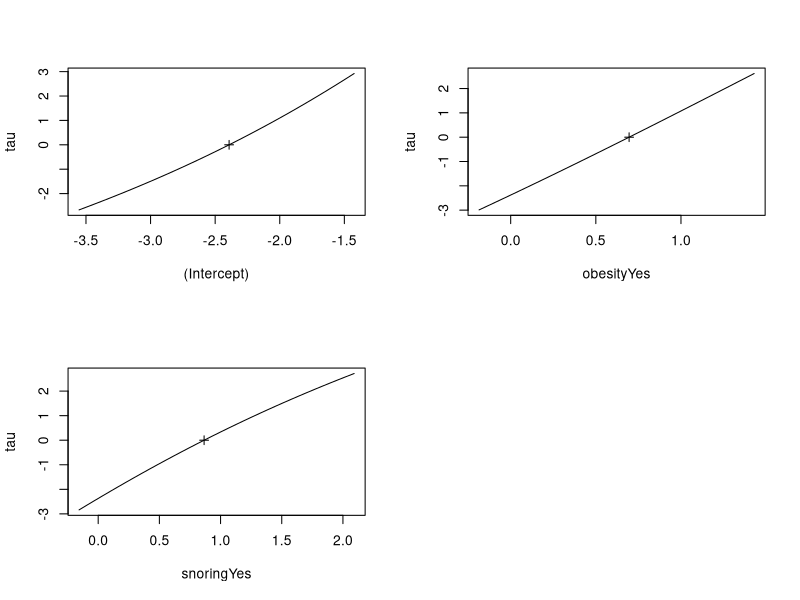

The R script that drew this image:
## ---- chunk 1

no.yes <- c("No","Yes")
smoking <- gl(2,1,8,no.yes)
obesity <- gl(2,2,8,no.yes)
snoring <- gl(2,4,8,no.yes)
n.tot <- c(60,17,8,2,187,85,51,23)
n.hyp <- c(5,2,1,0,35,13,15,8)
data.frame(smoking,obesity,snoring,n.tot,n.hyp)


## ---- chunk 2
hyp.tbl <- cbind(n.hyp,n.tot-n.hyp)
hyp.tbl
## ---- chunk 3
glm(hyp.tbl~smoking+obesity+snoring,family=binomial("logit"))

## ---- chunk 4
glm(hyp.tbl~smoking+obesity+snoring,binomial)

## ---- chunk 5

prop.hyp <- n.hyp/n.tot
glm.hyp <- glm(prop.hyp~smoking+obesity+snoring,binomial,weights=n.tot)
glm.hyp

## ---- chunk 6

summary(glm.hyp)

## ---- chunk 7

summary(glm.hyp, corr = T)

## ---- chunk 8

glm.hyp <- glm(hyp.tbl~obesity+snoring,binomial)
summary(glm.hyp)

## ---- chunk 9
glm.hyp <- glm(hyp.tbl~smoking+obesity+snoring,binomial)
anova(glm.hyp, test="Chisq")


## ---- chunk 10

glm.hyp <- glm(hyp.tbl~obesity+snoring,binomial)
anova(glm.hyp, test="Chisq")

## ---- chunk 11
glm.hyp <- glm(hyp.tbl~obesity+snoring,binomial)
anova(glm.hyp, test="Chisq")
## ---- chunk 12
drop1(glm.hyp, test="Chisq")
## ---- chunk 13
confint(glm.hyp)
## ---- chunk 14
confint.default(glm.hyp)
## ---- chunk 15
library(MASS)
plot(profile(glm.hyp))
## ---- chunk 16
exp(cbind(OR=coef(glm.hyp), confint(glm.hyp)))
## ---- chunk 17

predict(glm.hyp)

## ---- chunk 18
fitted(glm.hyp)
## ---- chunk 19
prop.hyp
## ---- chunk 20
fitted(glm.hyp)*n.tot
## ---- chunk 21
data.frame(fit=fitted(glm.hyp)*n.tot,n.hyp,n.tot)
